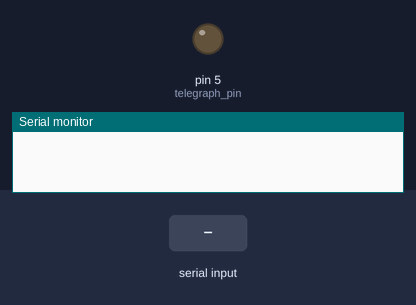
The sketch below on a simulated Arduino Uno, built with avr-gcc and run on an emulated ATmega328P. Parts: output pins drawn as LEDs (lit = HIGH), the last lines printed to the serial monitor. Dashed ring = blinking. The test bench sets the inputs (shaded band).

Above: at 1.2 s.
1.3 s: ".\n" received over Serial
At 1.65 s:
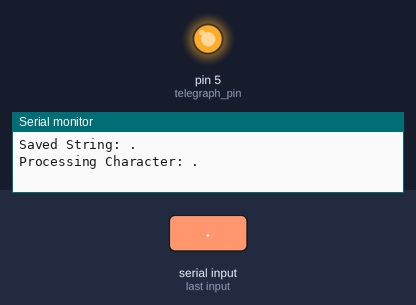
4.3 s: "0\n" received over Serial
At 4.45 s:
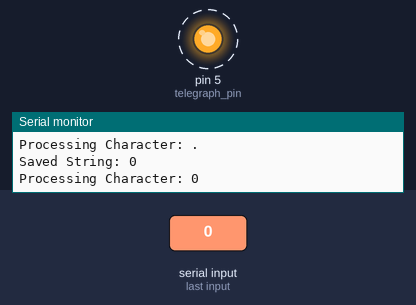
7.3 s: "90\n" received over Serial
At 12.0 s:
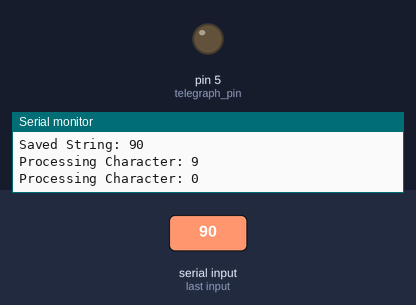
Timing chart, 0 to 13.5 s (numbered marks = the images above; inputs shaded):
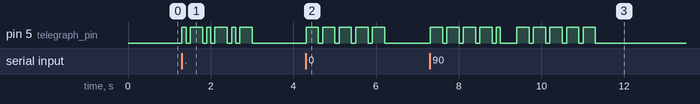

Measured:
- after the input at 1.3 s, pin 5 (telegraph_pin): LOW → HIGH at once, then repeats every 0.60 s: LOW 0.10 s, HIGH 0.30 s, LOW 0.10 s, HIGH 0.10 s, until it stays LOW from 3.0 s
- after the input at 4.3 s, pin 5 (telegraph_pin): alternates HIGH for 0.30 s and LOW for 0.10 s, 10 changes in all, then stays LOW, starting at once
- after the input at 7.3 s, pin 5 (telegraph_pin): goes 4 × (HIGH 0.30 s, LOW 0.10 s), HIGH 0.10 s, LOW 0.40 s, 4 × (HIGH 0.30 s, LOW 0.10 s), HIGH 0.30 s, then LOW, starting at once

The sketch:

Telegraph_Sounder.ino
```cpp
//////////////////////////////////////////////////////////////
//                       TELEGRAPH RECEIVER CODE
//////////////////////////////////////////////////////////////
#include <stdio.h>
#include <Arduino.h>

//////////////////////////////////////////////////////////////
//                         Telegraph Constants
//////////////////////////////////////////////////////////////

// Time units (in seconds)
#define AVERAGE_DOT    0.1  // Base time unit for a dot

// Morse Code timing in time units
#define DOT            1     // Length of a dot in time units
#define DASH           3     // Length of a dash in time units

// Delays in time units
#define ITEM_DELAY     1     // Delay between dot/dash elements within a letter
#define LETTER_DELAY   3     // Delay between letters
#define WORD_DELAY     7     // Delay between words

// Defining Errors
#define invalid_string 1

// Define the Morse code mappings using '0' for dot and '1' for dash
const char* morse_code[46] = {
    "01",    // A: .-
    "1000",  // B: -...
    "1010",  // C: -.-.
    "100",   // D: -..
    "0",     // E: .
    "0010",  // F: ..-.
    "110",   // G: --.
    "0000",  // H: ....
    "00",    // I: ..
    "0111",  // J: .---
    "101",   // K: -.-
    "0100",  // L: .-..
    "11",    // M: --
    "10",    // N: -.
    "111",   // O: ---
    "0110",  // P: .--.
    "1101",  // Q: --.-
    "010",   // R: .-.
    "000",   // S: ...
    "1",     // T: -
    "001",   // U: ..-
    "0001",  // V: ...-
    "011",   // W: .--
    "1001",  // X: -..-
    "1011",  // Y: -.--
    "1100",  // Z: --..
    "11111", // 0: -----
    "01111", // 1: .----
    "00111", // 2: ..---
    "00011", // 3: ...--
    "00001", // 4: ....-
    "00000", // 5: .....
    "10000", // 6: -....
    "11000", // 7: --...
    "11100", // 8: ---..
    "11110", // 9: ----.
    "010101",// .: .-.-.-
    "110011",// ,: --..--
    "001100",// ?: ..--..
    "10010", // /: -..-.
    "011010",// @: .--.-.
    "10101"  // -: -....-
};

//////////////////////////////////////////////////////////////
//                         GPIO Constants
//////////////////////////////////////////////////////////////

// Pin to use
#define telegraph_pin 5

// Baud Rate
#define baud_rate 115200

// Define a buffer size for the incoming string
#define BUFFER_SIZE 1000

char receivedString[BUFFER_SIZE];  // Buffer to store the incoming string
int bufferIndex = 0;               // Index for the buffer
char* savedString = NULL;          // Pointer to hold the dynamically allocated string

//////////////////////////////////////////////////////////////
//                           Setup
//////////////////////////////////////////////////////////////

void setup() {
  //setting pin modes
  pinMode(telegraph_pin, OUTPUT);

  //setting buad rate
  Serial.begin(baud_rate);

  // Clear the buffer
  memset(receivedString, 0, BUFFER_SIZE);
}

//////////////////////////////////////////////////////////////
//                           Main Code
//////////////////////////////////////////////////////////////

// Function to convert to uppercase (if needed)
char toUpperCase(char c) {
  if (c >= 'a' && c <= 'z') {
    return c - 32;
  }
  return c;
}

// Function to get the Morse code for a given character
const char* get_morse_code(char c) {
    c = toUpperCase(c); // Ensure the character is uppercase
    if (c >= 'A' && c <= 'Z') {
        return morse_code[c - 'A'];
    } else if (c >= '0' && c <= '9') {
        return morse_code[c - '0' + 26];
    } else if (c == '.') {
        return morse_code[36];
    } else if (c == ',') {
        return morse_code[37];
    } else if (c == '?') {
        return morse_code[38];
    } else if (c == '/') {
        return morse_code[39];
    } else if (c == '@') {
        return morse_code[40];
    } else if (c == '-') {
        return morse_code[41];
    }
    return ""; // Return empty string for unsupported characters
}

// Function to print a single char
const int print_digit(char c) {
  if (c == '0') { // dot
    digitalWrite(telegraph_pin, HIGH);
    delay(AVERAGE_DOT * 1000 * DOT);
  } else { // dash
    digitalWrite(telegraph_pin, HIGH);
    delay(AVERAGE_DOT * 1000 * DASH);
  }
  // turning off the telegraph pin
  digitalWrite(telegraph_pin, LOW);
  delay(AVERAGE_DOT * 1000 * ITEM_DELAY);

  return 1;
}

// Function to print whole strings
void print_string(char* str) {
  // going char by char
  const char* morse_code_str;
  int idx = 0;

  while(str[idx] != '\0') {
    // checking if space
    if (str[idx] == ' ') {
      Serial.println("Word Space Detected");
      digitalWrite(telegraph_pin, LOW);
      delay(AVERAGE_DOT * 1000 * WORD_DELAY);
      idx++;
      continue;
    }

    // For non-space characters
    morse_code_str = get_morse_code(str[idx]);  // Get Morse code for current character

    // Debug output
    Serial.print("Processing Character: ");
    Serial.println(str[idx]);

    // Check if the Morse code is valid (non-empty string)
    if (morse_code_str[0] == '\0') {
      Serial.print("Unsupported Character: ");
      Serial.println(str[idx]);
      idx++;
      continue;
    }

    int morse_idx = 0;
    while(morse_code_str[morse_idx] != '\0') {
      print_digit(morse_code_str[morse_idx]);
      morse_idx++;
    }

    // adding space between letters
    delay(AVERAGE_DOT * 1000 * LETTER_DELAY);

    idx++;  // Move to the next character
  }
}

//Function to handle errors
void error_handler(int error) {

}


//////////////////////////////////////////////////////////////
//                           Loop
//////////////////////////////////////////////////////////////
void loop() {
  // Call the function to update the received string
  delay(10);
  updateReceivedString();

  // If we have a new string, do something with it
  if (savedString != NULL) {
    Serial.print("Saved String: ");
    Serial.println(savedString);
    print_string(savedString);
    // Free the allocated memory after processing
    free(savedString);
    savedString = NULL;  // Reset the pointer after freeing memory
  }
}

// Function to update the received string
void updateReceivedString() {
  // Check if data is available to read
  while (Serial.available() > 0) {
    // Read the incoming byte
    char incomingByte = Serial.read();

    // Check for end of line character (e.g., newline '\n')
    if (incomingByte == '\n' || bufferIndex >= BUFFER_SIZE - 1) {
      // Null-terminate the string
      receivedString[bufferIndex] = '\0';

      // Allocate memory for the received string
      if (savedString != NULL) {
        free(savedString);  // Free the previous string if it exists
      }

      savedString = (char*)malloc(strlen(receivedString) + 1);
      if (savedString != NULL) {
        strcpy(savedString, receivedString);  // Copy the received string into the allocated memory
      } else {
        Serial.println("Failed to allocate memory!");
      }

      // Reset the buffer for the next message
      memset(receivedString, 0, BUFFER_SIZE);
      bufferIndex = 0;  // Reset the index
    } else {
      // Add the incoming byte to the buffer
      receivedString[bufferIndex++] = incomingByte;
    }
  }
}
```
